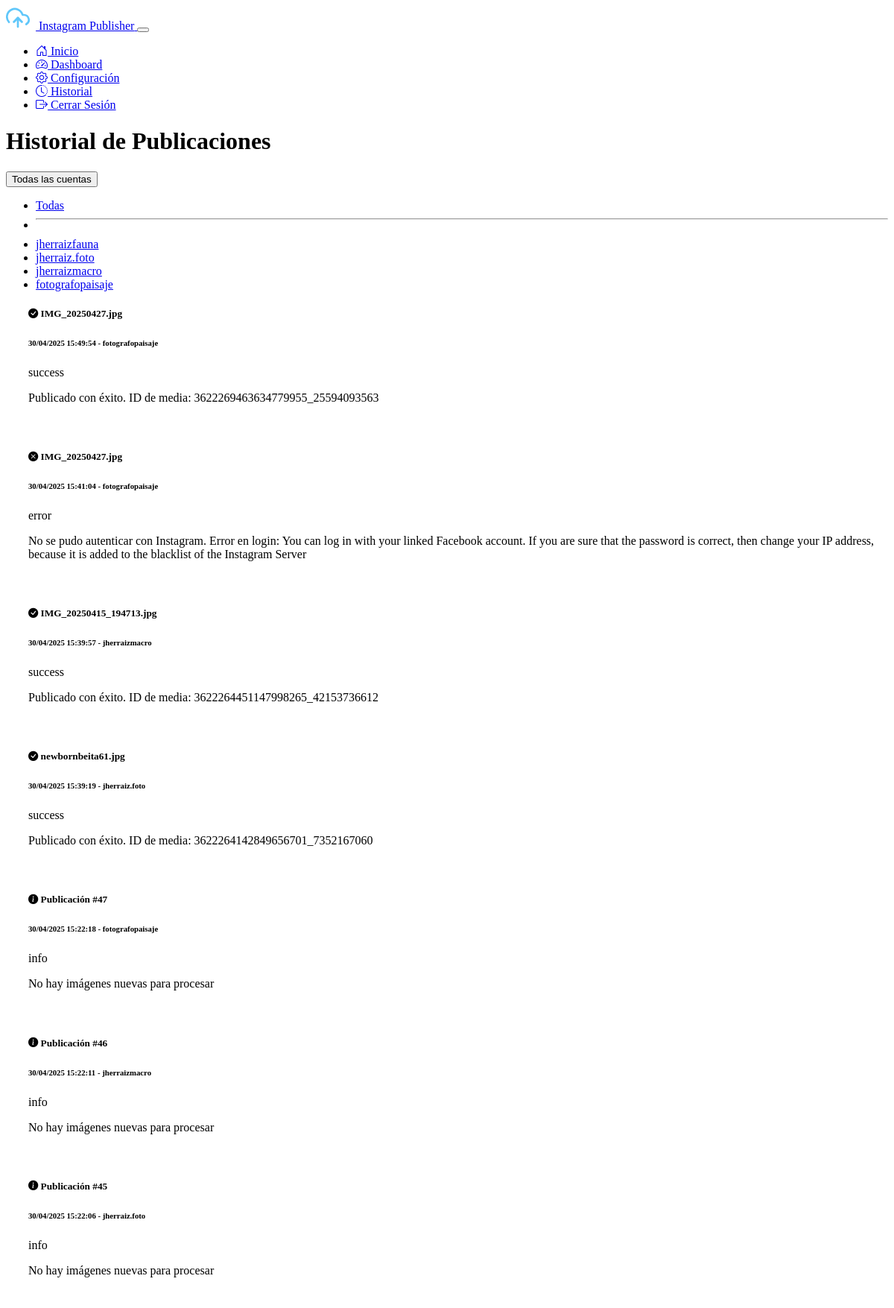
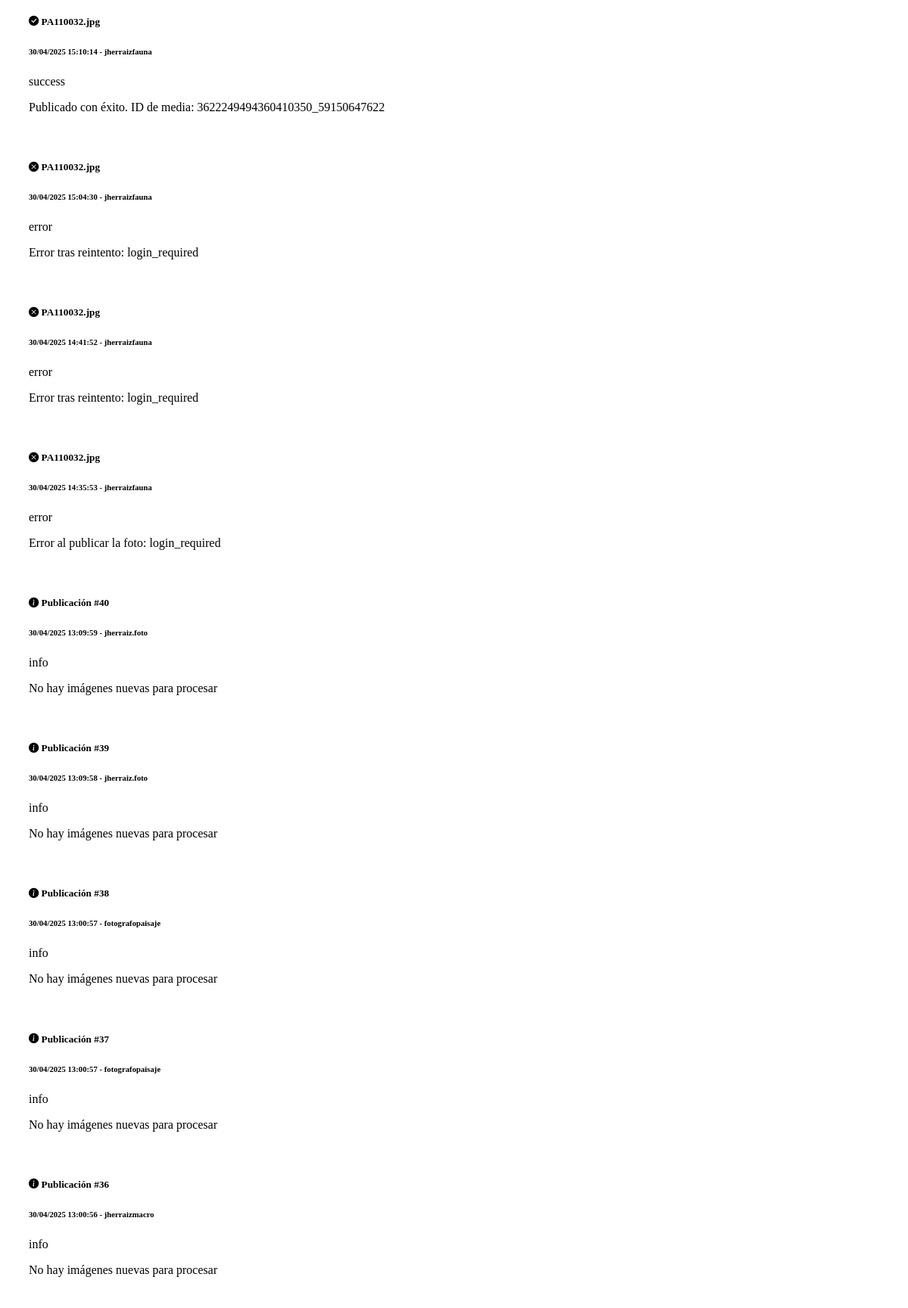
The page /history (signed in, upper part) on the database its author committed (2 pictures, top to bottom).
### models.py (models this page shows)
class Account(db.Model):
    id = db.Column(db.Integer, primary_key=True)
    name = db.Column(db.String(100), nullable=False)
    instagram_username = db.Column(db.String(100), nullable=False)
    instagram_password = db.Column(db.String(100), nullable=False)
    google_credentials = db.Column(db.Text)
    folder_id = db.Column(db.String(100))
    gemini_api_key = db.Column(db.String(100))
    created_at = db.Column(db.DateTime, default=datetime.utcnow)
    updated_at = db.Column(db.DateTime, default=datetime.utcnow, onupdate=datetime.utcnow)
    publications = db.relationship('PublicationHistory', backref='account', lazy=True)
    gemini_prompt = db.Column(db.Text, default="Describe la imagen que te envío con un texto continuo ideal para un pie de foto en Instagram. Identifica la especie del ave y proporciona detalles sobre su aspecto, hábitat y distribución, manteniendo un tono natural, atractivo y animado. Incluye emojis y hashtags adecuados para resaltar la belleza de la naturaleza y la fotografía de aves. Con enfoque en la fotografía. Responde únicamente con el texto solicitado, sin añadir introducciones ni comentarios adicionales.")
    morning_post = db.Column(db.Boolean, default=True)
    morning_time = db.Column(db.String(5), default="08:00")
    afternoon_post = db.Column(db.Boolean, default=True)
    afternoon_time = db.Column(db.String(5), default="15:00")
    evening_post = db.Column(db.Boolean, default=True)
    evening_time = db.Column(db.String(5), default="22:00")

class PublicationHistory(db.Model):
    id = db.Column(db.Integer, primary_key=True)
    account_id = db.Column(db.Integer, db.ForeignKey('account.id'), nullable=False)
    timestamp = db.Column(db.DateTime, default=datetime.utcnow)
    status = db.Column(db.String(20))
    details = db.Column(db.Text)
    image_name = db.Column(db.String(255), nullable=True)

### app.py (the view)
@app.route('/history')
@login_required
def history():
    account_id = request.args.get('account_id', type=int)
    if account_id:
        account = Account.query.get_or_404(account_id)
        publications = PublicationHistory.query.filter_by(account_id=account_id).order_by(PublicationHistory.timestamp.desc()).all()
        return render_template('history.html', publications=publications, account=account, accounts=Account.query.all())
    else:
        publications = PublicationHistory.query.order_by(PublicationHistory.timestamp.desc()).all()
        return render_template('history.html', publications=publications, account=None, accounts=Account.query.all())

### app.py (called while the page is built)
@login_manager.user_loader
def load_user(user_id):
    return User.query.get(int(user_id))

### templates/history.html (shortened to what this page needs)
{% extends 'base.html' %}
{% block content %}
<div class="container">
    <div class="d-flex justify-content-between align-items-center mb-4">
        <h1>Historial de Publicaciones</h1>
        <div class="dropdown">
            <button class="btn btn-outline-secondary dropdown-toggle" type="button" id="accountFilterDropdown" data-bs-toggle="dropdown" aria-expanded="false">
                {% if account %}
                {{ account.name }}
                {% else %}
                Todas las cuentas
                {% endif %}
            </button>
            <ul class="dropdown-menu" aria-labelledby="accountFilterDropdown">
                <li><a class="dropdown-item" href="{{ url_for('history') }}">Todas</a></li>
                <li><hr class="dropdown-divider"></li>
                {% for acc in accounts %}
                <li><a class="dropdown-item" href="{{ url_for('history', account_id=acc.id) }}">{{ acc.name }}</a></li>
                {% endfor %}
            </ul>
        </div>
    </div>
    {% if publications %}
    <div class="row">
        <div class="col-md-12">
            <div class="card">
                <div class="card-body">
                    <div class="timeline">
                        {% for pub in publications %}
                        <div class="timeline-item {{ pub.status }}">
                            <div class="card mb-3 history-item {{ pub.status }}">
                                <div class="card-body">
                                    <div class="d-flex justify-content-between align-items-start">
                                        <div>
                                            <h5 class="card-title mb-1">
                                                {% if pub.status == 'success' %}
                                                <i class="bi bi-check-circle-fill text-success"></i>
                                                {% elif pub.status == 'error' %}
                                                <i class="bi bi-x-circle-fill text-danger"></i>
                                                {% else %}
                                                <i class="bi bi-info-circle-fill text-info"></i>
                                                {% endif %}
                                                {% if pub.image_name %}
                                                {{ pub.image_name }}
                                                {% else %}
                                                Publicación #{{ pub.id }}
                                                {% endif %}
                                            </h5>
                                            <h6 class="card-subtitle text-muted mb-2">
                                                {{ pub.timestamp.strftime('%d/%m/%Y %H:%M:%S') }}
                                                {% if accounts|length > 1 and account is none %}
                                                - {{ pub.account.name }}
                                                {% endif %}
                                            </h6>
                                        </div>
                                        <span class="badge {% if pub.status == 'success' %}bg-success{% elif pub.status == 'error' %}bg-danger{% else %}bg-info{% endif %}">
                                            {{ pub.status }}
                                        </span>
                                    </div>
                                    <p class="card-text">
                                        {% if pub.details %}
                                        {{ pub.details }}
                                        {% else %}
                                        <em>No hay detalles disponibles</em>
                                        {% endif %}
                                    </p>
                                </div>
                            </div>
                        </div>
                        {% endfor %}
                    </div>
                </div>
            </div>
        </div>
    </div>
    {% else %}
    <div class="alert alert-info">
        <h5>No hay publicaciones en el historial</h5>
        <p>Aún no se han realizado publicaciones{% if account %} para esta cuenta{% endif %}.</p>
    </div>
    {% endif %}
</div>
{% endblock %}

### static/css/custom.css (style rules this page uses)
.history-item { border-left: 3px solid var(--bs-secondary); transition: all 0.2s ease; }
.history-item.success { border-left-color: var(--bs-success); }
.history-item.error { border-left-color: var(--bs-danger); }
.history-item.info { border-left-color: var(--bs-info); }
.timeline { position: relative; padding-left: 30px; }
.timeline::before { content: ''; position: absolute; left: 0; top: 0; height: 100%; width: 2px; background-color: var(--bs-secondary); }
.timeline-item { position: relative; padding-bottom: 1.5rem; }
.timeline-item::before { content: ''; position: absolute; left: -35px; top: 0; width: 10px; height: 10px; border-radius: 50%; background-color: var(--bs-secondary); }
.timeline-item.success::before { background-color: var(--bs-success); }
.timeline-item.error::before { background-color: var(--bs-danger); }
.timeline-item.info::before { background-color: var(--bs-info); }

### rows shown on the page
Account: name "jherraizfauna"
Account: name "jherraiz.foto"
Account: name "jherraizmacro"
Account: name "fotografopaisaje"
PublicationHistory: image_name "IMG_20250427.jpg", timestamp "30/04/2025 15:49:54", account.name "fotografopaisaje", status "success", details "Publicado con éxito. ID de media: 3622269463634779955_25594093563"
PublicationHistory: image_name "IMG_20250427.jpg", timestamp "30/04/2025 15:41:04", account.name "fotografopaisaje", status "error", details "No se pudo autenticar con Instagram. Error en login: You can log in with your linked Facebook account. If you are sure that the password is correct, then change your IP address, because it is added to the blacklist of the Instagram Server"
PublicationHistory: image_name "IMG_20250415_194713.jpg", timestamp "30/04/2025 15:39:57", account.name "jherraizmacro", status "success", details "Publicado con éxito. ID de media: 3622264451147998265_42153736612"
PublicationHistory: image_name "newbornbeita61.jpg", timestamp "30/04/2025 15:39:19", account.name "jherraiz.foto", status "success", details "Publicado con éxito. ID de media: 3622264142849656701_7352167060"
PublicationHistory: id "47", timestamp "30/04/2025 15:22:18", account.name "fotografopaisaje", status "info", details "No hay imágenes nuevas para procesar"
PublicationHistory: id "46", timestamp "30/04/2025 15:22:11", account.name "jherraizmacro", status "info", details "No hay imágenes nuevas para procesar"
PublicationHistory: id "45", timestamp "30/04/2025 15:22:06", account.name "jherraiz.foto", status "info", details "No hay imágenes nuevas para procesar"
PublicationHistory: image_name "PA110032.jpg", timestamp "30/04/2025 15:10:14", account.name "jherraizfauna", status "success", details "Publicado con éxito. ID de media: 3622249494360410350_59150647622"
PublicationHistory: image_name "PA110032.jpg", timestamp "30/04/2025 15:04:30", account.name "jherraizfauna", status "error", details "Error tras reintento: login_required"
PublicationHistory: image_name "PA110032.jpg", timestamp "30/04/2025 14:41:52", account.name "jherraizfauna", status "error", details "Error tras reintento: login_required"
PublicationHistory: image_name "PA110032.jpg", timestamp "30/04/2025 14:35:53", account.name "jherraizfauna", status "error", details "Error al publicar la foto: login_required"
PublicationHistory: id "40", timestamp "30/04/2025 13:09:59", account.name "jherraiz.foto", status "info", details "No hay imágenes nuevas para procesar"
PublicationHistory: id "39", timestamp "30/04/2025 13:09:58", account.name "jherraiz.foto", status "info", details "No hay imágenes nuevas para procesar"
PublicationHistory: id "38", timestamp "30/04/2025 13:00:57", account.name "fotografopaisaje", status "info", details "No hay imágenes nuevas para procesar"
PublicationHistory: id "37", timestamp "30/04/2025 13:00:57", account.name "fotografopaisaje", status "info", details "No hay imágenes nuevas para procesar"
PublicationHistory: id "36", timestamp "30/04/2025 13:00:56", account.name "jherraizmacro", status "info", details "No hay imágenes nuevas para procesar"
